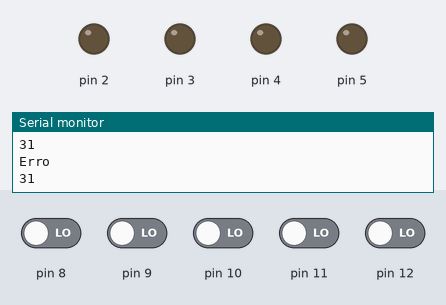
This program was run on a simulated Arduino Uno, built with avr-gcc and run on an emulated ATmega328P. On the bench: output pins drawn as LEDs (lit = HIGH), the last lines printed to the serial monitor. Inputs (shaded band) come from the test bench; at power-on: pin 8–12 LOW.

Above: at 1.4 s.
1.5 s: pin 8 driven HIGH and pin 9 driven HIGH and pin 10 driven HIGH and pin 11 driven HIGH and pin 12 driven HIGH
3.3 s: pin 8 driven LOW
At 4.0 s:
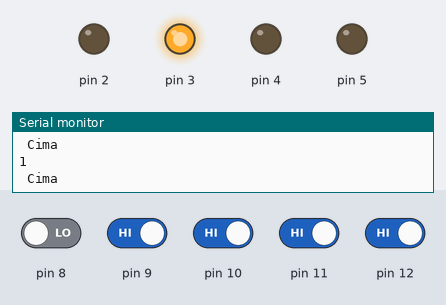
4.8 s: pin 9 driven LOW
At 5.1 s:
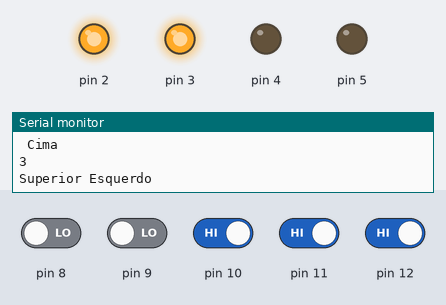
6.3 s: pin 8 driven HIGH
At 7.5 s:
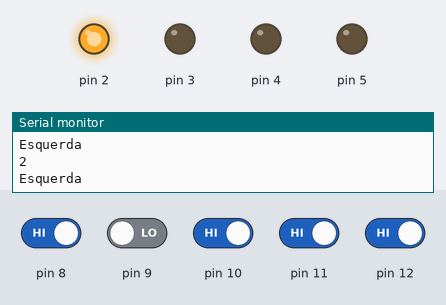
7.8 s: pin 11 driven LOW
At 8.7 s:
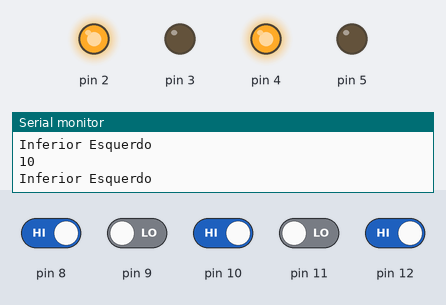
9.3 s: pin 9 driven HIGH
At 9.9 s:
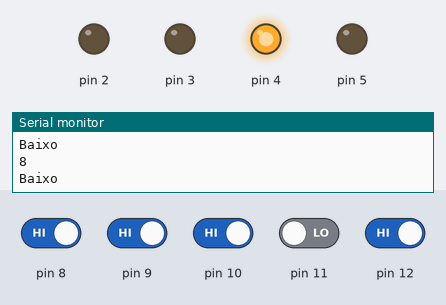
Timing chart, 0 to 11.8 s (numbered marks = the images above; inputs shaded):
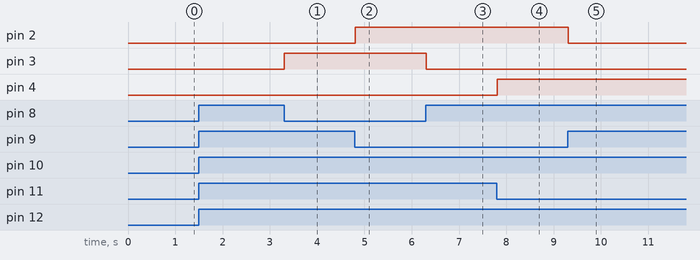

Measured:
- after the input at 3.3 s, pin 3: LOW → HIGH at once
- after the input at 4.8 s, pin 2: LOW → HIGH at once
- after the input at 6.3 s, pin 3: HIGH → LOW at once
- after the input at 7.8 s, pin 4: LOW → HIGH at once
- after the input at 9.3 s, pin 2: HIGH → LOW at once

The program:

main.cpp
```cpp
#include <Arduino.h>
// Operações Binárias + Struck + Array + Enum + FOR   - 5 Botões e 4Leds (Botão Stop)

int opcao = 0;

// ---- STRUCTS ----
typedef struct Led
{
  int estado;
  int periferico;
};

typedef struct Botao
{
  int estado;
  int periferico;
};

// ---- ENUMS ----
typedef enum enum_Leds
{
  Led_Branco=0,
  Led_Verde,
  Led_Azul,
  Led_Amarela,
  Total_Leds
};

typedef enum Opcao
{
  Faz_Nada = 0,
  Botao_Cima = 1,
  Botao_Esquerda = 2,
  Botao_Direita = 4,
  Botao_Baixo = 8,
  Botao_Stop = 16,
  Total_opcao
};

typedef enum enum_Botoes
{
  Cima = 1,
  Esquerda = 2,
  Direita = 4,
  Baixo = 8,
  Stop = 16,
  Total_Botoes // contar botões
};

// ---- ARRAYS ----

//Led_Branco
//Led_Verde
//Led_Azul
//Led_Amarela
Led Leds [Total_Leds];

// Botao cima
// Botao esquerda
// Botao direita
// Botao baixo
Botao Botoes [Total_Botoes];

void controlar_led (int cima_estado, int esquerda_estado, int direita_estado, int baixo_estado)
{
digitalWrite(Leds[Led_Branco].periferico, cima_estado);
digitalWrite(Leds[Led_Verde].periferico, esquerda_estado);
digitalWrite(Leds[Led_Azul].periferico, direita_estado);
digitalWrite(Leds[Led_Amarela].periferico, baixo_estado);
}


void setup()
{
Leds[Led_Branco].estado = 0;
Leds[Led_Verde].estado = 0;
Leds[Led_Azul].estado = 0;
Leds[Led_Amarela].estado = 0;

//inicializar- Botões
Botoes[Cima].periferico = 8;
Botoes[Esquerda].periferico = 9;
Botoes[Direita].periferico = 10;
Botoes[Baixo].periferico = 11;
Botoes[Stop].periferico = 12;

//inicializar- Leds
Leds[Led_Branco].periferico = 3;
Leds[Led_Verde].periferico = 2;
Leds[Led_Azul].periferico = 5;
Leds[Led_Amarela].periferico = 4;

//ciclo
  //inicializar o estado a LOW
  //configurar
for(int indice=0; indice<Total_Botoes; indice++)
{
  Botoes[indice].estado= LOW;
  // otimizou e automatizou os "pinmodes"
  pinMode(Botoes[indice].periferico, INPUT);
  pinMode(Leds[indice].periferico, OUTPUT);
}

Serial.begin (9600);
}

void loop( )
{

Botoes[Cima].estado = !digitalRead(Botoes[Cima].periferico);
Botoes[Esquerda].estado = !digitalRead(Botoes[Esquerda].periferico);
Botoes[Direita].estado = !digitalRead(Botoes[Direita].periferico);
Botoes[Baixo].estado = !digitalRead(Botoes[Baixo].periferico);
Botoes[Stop].estado = !digitalRead(Botoes[Stop].periferico);

// testar o "faz nada" nenhum botão pressionado
opcao = 0;

// testar o botão cima
if(Botoes[Cima].estado)
{
  opcao = opcao + 1;
}

// testar o botão esquerda
if(Botoes[Esquerda].estado)
{
  opcao = opcao + 2;
}

// testar o botão direita
if(Botoes[Direita].estado)
{
  opcao = opcao + 4;
}

// testar o botão Baixo
if(Botoes[Baixo].estado)
{
  opcao = opcao + 8;
}

// testar o botão Baixo
if(Botoes[Stop].estado)
{
  opcao = opcao + 16;
}

Serial.println(opcao);

  switch (opcao)
  {
  case Faz_Nada:
    Serial.println("Faz nada");
    controlar_led(LOW,LOW,LOW,LOW);

    break;

  case Botao_Cima:
    Serial.println(" Cima ");
    controlar_led(HIGH,LOW,LOW,LOW);
    break;

  case Botao_Esquerda:
    Serial.println("Esquerda");
    controlar_led(LOW,HIGH,LOW,LOW);
    break;

  case Botao_Direita:
    Serial.println("Direita");
    controlar_led(LOW,LOW,HIGH,LOW);
    break;

  case Botao_Baixo:
    Serial.println("Baixo");
    controlar_led(LOW,LOW,LOW,HIGH);
    break;

  case Botao_Cima + Botao_Esquerda:
    Serial.println("Superior Esquerdo");
    controlar_led(HIGH,HIGH,LOW,LOW);
    break;

  case Botao_Cima + Botao_Direita:
    Serial.println("Superior Direito");
    controlar_led(HIGH,LOW,HIGH,LOW);
    break;

  case Botao_Baixo + Botao_Esquerda:
    Serial.println("Inferior Esquerdo");
    controlar_led(LOW,HIGH,LOW,HIGH);
    break;

  case Botao_Baixo + Botao_Direita:
    Serial.println("Inferior Direito");
    controlar_led(LOW,LOW,HIGH,HIGH);
    break;

  case Botao_Stop:
    Serial.println("Stop");

    break;


  default:
    Serial.println("Erro");
    Serial.println(opcao);
    controlar_led(LOW, LOW, LOW, LOW);
    break;
  }

  delay(300);

}
```

main_copy_2.cpp
```cpp
// #include <Arduino.h>
// // Operações Binárias + Struck + Array + Enum + FOR   - 4 Botões e 4Leds

// int opcao = 0;

// // ---- STRUCTS ----
// typedef struct Led
// {
//   int estado;
//   int periferico;
// };

// typedef struct Botao
// {
//   int estado;
//   int periferico;
// };

// // ---- ENUMS ----
// typedef enum enum_Leds
// {
//   Led_Branco=0,
//   Led_Verde,
//   Led_Azul,
//   Led_Amarela,
//   Total_Leds
// };

// typedef enum Opcao
// {
//   Faz_Nada = 0,
//   Botao_Cima = 1,
//   Botao_Esquerda = 2,
//   Botao_Direita = 4,
//   Botao_Baixo = 8,
//   Total_opcao
// };

// typedef enum enum_Botoes
// {
//   Cima = 1,
//   Esquerda = 2,
//   Direita =4,
//   Baixo=8,
//   Total_Botoes // contar botões
// };

// // ---- ARRAYS ----

// //Led_Branco
// //Led_Verde
// //Led_Azul
// //Led_Amarela
// Led Leds [Total_Leds];

// // Botao cima
// // Botao esquerda
// // Botao direita
// // Botao baixo
// Botao Botoes [Total_Botoes];

// void controlar_led (int cima_estado, int esquerda_estado, int direita_estado, int baixo_estado)
// {
// digitalWrite(Leds[Led_Branco].periferico, cima_estado);
// digitalWrite(Leds[Led_Verde].periferico, esquerda_estado);
// digitalWrite(Leds[Led_Azul].periferico, direita_estado);
// digitalWrite(Leds[Led_Amarela].periferico, baixo_estado);
// }


// void setup()
// {
// Leds[Led_Branco].estado = 0;
// Leds[Led_Verde].estado = 0;
// Leds[Led_Azul].estado = 0;
// Leds[Led_Amarela].estado = 0;

// //inicializar- Botões
// Botoes[Cima].periferico = 8;
// Botoes[Esquerda].periferico = 9;
// Botoes[Direita].periferico = 10;
// Botoes[Baixo].periferico = 11;

// //inicializar- Leds
// Leds[Led_Branco].periferico = 3;
// Leds[Led_Verde].periferico = 2;
// Leds[Led_Azul].periferico = 5;
// Leds[Led_Amarela].periferico = 4;

// //ciclo
//   //inicializar o estado a LOW
//   //configurar
// for(int indice=0; indice<Total_Botoes; indice++)
// {
//   Botoes[indice].estado= LOW;
//   // otimizou e automatizou os "pinmodes"
//   pinMode(Botoes[indice].periferico, INPUT);
//   pinMode(Leds[indice].periferico, OUTPUT);
// }

// Serial.begin (9600);
// }

// void loop( )
// {

// Botoes[Cima].estado = !digitalRead(Botoes[Cima].periferico);
// Botoes[Esquerda].estado = !digitalRead(Botoes[Esquerda].periferico);
// Botoes[Direita].estado = !digitalRead(Botoes[Direita].periferico);
// Botoes[Baixo].estado = !digitalRead(Botoes[Baixo].periferico);


// // testar o "faz nada" nenhum botão pressionado
// opcao = 0;

// // testar o botão cima
// if(Botoes[Cima].estado)
// {
//   opcao = opcao + 1;
// }

// // testar o botão esquerda
// if(Botoes[Esquerda].estado)
// {
//   opcao = opcao + 2;
// }

// // testar o botão direita
// if(Botoes[Direita].estado)
// {
//   opcao = opcao + 4;
// }

// // testar o botão Baixo
// if(Botoes[Baixo].estado)
// {
//   opcao = opcao + 8;
// }

// Serial.println(opcao);

//   switch (opcao)
//   {
//   case Faz_Nada:
//     Serial.println("Faz nada");
//     controlar_led(LOW,LOW,LOW,LOW);

//     break;

//   case Botao_Cima:
//     Serial.println(" Cima ");
//     controlar_led(HIGH,LOW,LOW,LOW);
//     break;

//   case Botao_Esquerda:
//     Serial.println("Esquerda");
//     controlar_led(LOW,HIGH,LOW,LOW);
//     break;

//   case Botao_Direita:
//     Serial.println("Direita");
//     controlar_led(LOW,LOW,HIGH,LOW);
//     break;

//   case Botao_Baixo:
//     Serial.println("Baixo");
//     controlar_led(LOW,LOW,LOW,HIGH);
//     break;

//   case Botao_Cima + Botao_Esquerda:
//     Serial.println("Superior Esquerdo");
//     controlar_led(HIGH,HIGH,LOW,LOW);
//     break;

//   case Botao_Cima + Botao_Direita:
//     Serial.println("Superior Direito");
//     controlar_led(HIGH,LOW,HIGH,LOW);
//     break;

//   case Botao_Baixo + Botao_Esquerda:
//     Serial.println("Inferior Esquerdo");
//     controlar_led(LOW,HIGH,LOW,HIGH);
//     break;

//   case Botao_Baixo + Botao_Direita:
//     Serial.println("Inferior Direito");
//     controlar_led(LOW,LOW,HIGH,HIGH);
//     break;

//   default:
//     Serial.println("Erro");
//     Serial.println(opcao);
//     controlar_led(LOW, LOW, LOW, LOW);
//     break;
//   }

//   delay(300);

// }
```

main_copy_3.cpp
```cpp
// #include <Arduino.h>
// // Operações Binárias + Struck + Array + Enum + FOR   - 5 Botões e 5Leds (Botão Stop + Led Vermelho)

// int opcao = 0;

// // ---- STRUCTS ----
// typedef struct Led
// {
//   int estado;
//   int periferico;
// };

// typedef struct Botao
// {
//   int estado;
//   int periferico;
// };

// // ---- ENUMS ----
// typedef enum enum_Leds
// {
//   Led_Branco=0,
//   Led_Verde,
//   Led_Azul,
//   Led_Amarela,
//   Led_Vermelha,
//   Total_Leds
// };

// typedef enum Opcao
// {
//   Faz_Nada = 0,
//   Botao_Cima = 1,
//   Botao_Esquerda = 2,
//   Botao_Direita = 4,
//   Botao_Baixo = 8,
//   Botao_Stop = 16,
//   Total_opcao
// };

// typedef enum enum_Botoes
// {
//   Cima = 1,
//   Esquerda = 2,
//   Direita = 4,
//   Baixo = 8,
//   Stop = 16,
//   Total_Botoes // contar botões
// };

// // ---- ARRAYS ----

// //Led_Branco
// //Led_Verde
// //Led_Azul
// //Led_Amarela
// Led Leds [Total_Leds];

// // Botao cima
// // Botao esquerda
// // Botao direita
// // Botao baixo
// Botao Botoes [Total_Botoes];

// void controlar_led (int cima_estado, int esquerda_estado, int direita_estado, int baixo_estado, int stop_estado)
// {
// digitalWrite(Leds[Led_Branco].periferico, cima_estado);
// digitalWrite(Leds[Led_Verde].periferico, esquerda_estado);
// digitalWrite(Leds[Led_Azul].periferico, direita_estado);
// digitalWrite(Leds[Led_Amarela].periferico, baixo_estado);
// digitalWrite(Leds[Led_Vermelha].periferico, stop_estado);
// }


// void setup()
// {
// Leds[Led_Branco].estado = 0;
// Leds[Led_Verde].estado = 0;
// Leds[Led_Azul].estado = 0;
// Leds[Led_Amarela].estado = 0;
// Leds[Led_Vermelha].estado = 0;

// //inicializar- Botões
// Botoes[Cima].periferico = 8;
// Botoes[Esquerda].periferico = 9;
// Botoes[Direita].periferico = 10;
// Botoes[Baixo].periferico = 11;
// Botoes[Stop].periferico = 12;

// //inicializar- Leds
// Leds[Led_Branco].periferico = 3;
// Leds[Led_Verde].periferico = 2;
// Leds[Led_Azul].periferico = 5;
// Leds[Led_Amarela].periferico = 4;
// Leds[Led_Vermelha].periferico = 7;

// //ciclo
//   //inicializar o estado a LOW
//   //configurar
// for(int indice=0; indice<Total_Botoes; indice++)
// {
//   Botoes[indice].estado= LOW;
//   // otimizou e automatizou os "pinmodes"
//   pinMode(Botoes[indice].periferico, INPUT);
//   pinMode(Leds[indice].periferico, OUTPUT);
// }

// Serial.begin (9600);
// }

// void loop( )
// {

// Botoes[Cima].estado = !digitalRead(Botoes[Cima].periferico);
// Botoes[Esquerda].estado = !digitalRead(Botoes[Esquerda].periferico);
// Botoes[Direita].estado = !digitalRead(Botoes[Direita].periferico);
// Botoes[Baixo].estado = !digitalRead(Botoes[Baixo].periferico);
// Botoes[Stop].estado = !digitalRead(Botoes[Stop].periferico);

// // testar o "faz nada" nenhum botão pressionado
// opcao = 0;

// // testar o botão cima
// if(Botoes[Cima].estado)
// {
//   opcao = opcao + 1;
// }

// // testar o botão esquerda
// if(Botoes[Esquerda].estado)
// {
//   opcao = opcao + 2;
// }

// // testar o botão direita
// if(Botoes[Direita].estado)
// {
//   opcao = opcao + 4;
// }

// // testar o botão Baixo
// if(Botoes[Baixo].estado)
// {
//   opcao = opcao + 8;
// }

// // testar o botão Baixo
// if(Botoes[Stop].estado)
// {
//   opcao = opcao + 16;
// }

// Serial.println(opcao);

//   switch (opcao)
//   {
//   case Faz_Nada:
//     Serial.println("Faz nada");
//     controlar_led(LOW,LOW,LOW,LOW,LOW);

//     break;

//   case Botao_Cima:
//     Serial.println(" Cima ");
//     controlar_led(HIGH,LOW,LOW,LOW,LOW);
//     break;

//   case Botao_Esquerda:
//     Serial.println("Esquerda");
//     controlar_led(LOW,HIGH,LOW,LOW,LOW);
//     break;

//   case Botao_Direita:
//     Serial.println("Direita");
//     controlar_led(LOW,LOW,HIGH,LOW,LOW);
//     break;

//   case Botao_Baixo:
//     Serial.println("Baixo");
//     controlar_led(LOW,LOW,LOW,HIGH,LOW);
//     break;

//   case Botao_Cima + Botao_Esquerda:
//     Serial.println("Superior Esquerdo");
//     controlar_led(HIGH,HIGH,LOW,LOW,LOW);
//     break;

//   case Botao_Cima + Botao_Direita:
//     Serial.println("Superior Direito");
//     controlar_led(HIGH,LOW,HIGH,LOW,LOW);
//     break;

//   case Botao_Baixo + Botao_Esquerda:
//     Serial.println("Inferior Esquerdo");
//     controlar_led(LOW,HIGH,LOW,HIGH,LOW);
//     break;

//   case Botao_Baixo + Botao_Direita:
//     Serial.println("Inferior Direito");
//     controlar_led(LOW,LOW,HIGH,HIGH,LOW);
//     break;

//   case Botao_Stop:
//     Serial.println("Stop");
//     controlar_led(LOW,LOW,LOW,LOW,HIGH);
//     break;


//   default:
//     Serial.println("Erro");
//     Serial.println(opcao);
//     controlar_led(LOW, LOW, LOW, LOW,LOW);
//     break;
//   }

//   delay(300);

// }
```

main_copy.cpp
```cpp
// #include <Arduino.h>
// ////
// //A utilizar Bytes

// typedef Opcao
//{
//   Cima = 1,
//   Esquerda = 2,
//   Direit = 4,
//   Baixo = 8,
// };


// void setup()
// {

// }

// void loop()
// {
// //inicializar não fazer nada
// opcao = 0;

// if (botao[0].estado)
// {
//   opcao =  opcao+ Cima ;

// }

// if (botao[1].estado)
// {
//   opcao =  opcao+ 2;

// }

// if (botao[2].estado)
// {
//   opcao =  opcao+ 4;

// }

// if (botao[3].estado)
// {
//   opcao =  opcao+ 8;

// }

// }
```
